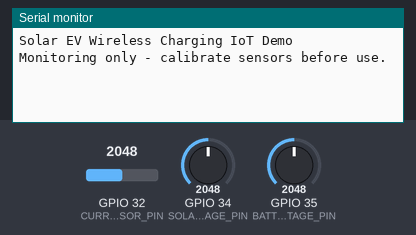
A sketch run on a simulated ESP32. Shown: the last lines printed to the serial monitor. The inputs (shaded band) are chosen by the test bench; at power-on: GPIO 32 (CURRENT_SENSOR_PIN) = 2048, GPIO 34 (SOLAR_VOLTAGE_PIN) = 2048, GPIO 35 (BATTERY_VOLTAGE_PIN) = 2048 (analog values on the 0–4095 scale).

Above: at 1.7 s.
1.8 s: GPIO 32 (CURRENT_SENSOR_PIN) set to 2866
At 3.0 s:
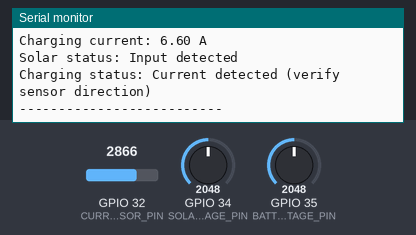
4.7 s: GPIO 34 (SOLAR_VOLTAGE_PIN) set to 0
At 7.2 s:
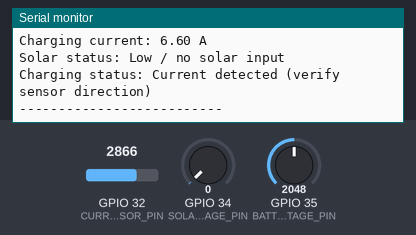
9.5 s: GPIO 32 (CURRENT_SENSOR_PIN) set to 2047
At 11.5 s:
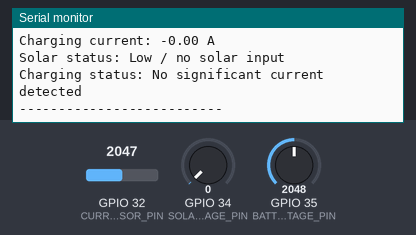
13.5 s: GPIO 35 (BATTERY_VOLTAGE_PIN) set to 2866
16.4 s: GPIO 34 (SOLAR_VOLTAGE_PIN) set to 491
At 18.8 s:
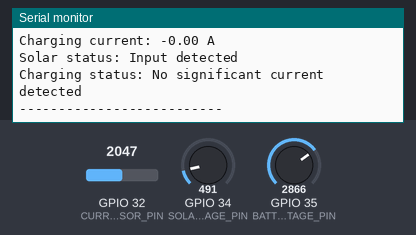
19.3 s: GPIO 35 (BATTERY_VOLTAGE_PIN) set to 3603
Timing chart, 0 to 22.3 s (numbered marks = the images above; inputs shaded):
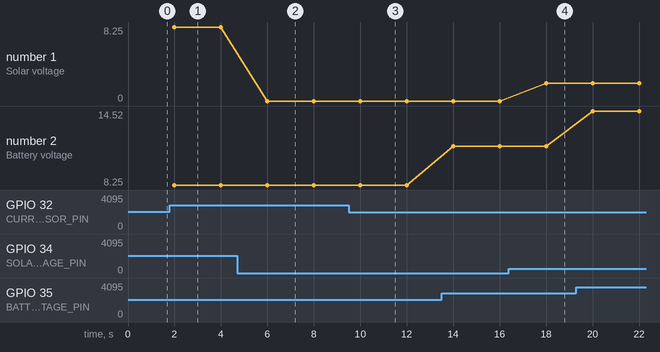

Measured:
- after the input at 1.8 s, the serial monitor: prints a new line after 0.20 s (image 1)
- after the input at 4.7 s, the serial monitor: prints a new line after 1.3 s (image 2)
- after the input at 9.5 s, the serial monitor: prints a new line after 0.50 s (image 3)
- after the input at 16.4 s, the serial monitor: prints a new line after 1.6 s (image 4)
- plotted number 1: 8.25 → 0 after the input at 4.7 s, 0 → 1.98 after the input at 16.4 s
- plotted number 2: 8.25 → 11.55 after the input at 13.5 s, 11.55 → 14.52 after the input at 19.3 s

The sketch:

Solar_EV_Charging_IoT.ino
```cpp
/*
  Solar Power Wireless Charging Station for EV with IoT
  ESP32 demo firmware: monitors solar/battery voltage and charging current,
  then publishes readings to Serial Monitor.

  IMPORTANT:
  - This is a monitoring/demo sketch, not an EV battery charger controller.
  - Use only a low-voltage, protected prototype and compatible sensors.
  - Do not connect this directly to a full-size EV battery or mains voltage.
  - Calibrate voltage/current sensor scale factors before use.
*/

#include <Arduino.h>

// Example analog input pins on ESP32. Adjust for your board and wiring.
const int SOLAR_VOLTAGE_PIN = 34;
const int BATTERY_VOLTAGE_PIN = 35;
const int CURRENT_SENSOR_PIN = 32;

// Set these calibration values for your actual sensor modules.
// Voltage divider/module scale factor: volts at input = ADC volts * factor.
const float SOLAR_VOLTAGE_FACTOR = 5.0;
const float BATTERY_VOLTAGE_FACTOR = 5.0;

// Example ACS712-style current sensor settings; calibrate for your module.
// These defaults are illustrative and must be adjusted before use.
const float ADC_REFERENCE_V = 3.3;
const float ADC_MAX_VALUE = 4095.0;
const float CURRENT_ZERO_V = 1.65;
const float CURRENT_SENSITIVITY_V_PER_A = 0.100; // e.g. 20A module; verify yours

unsigned long lastSample = 0;
const unsigned long SAMPLE_INTERVAL_MS = 2000;

float readAdcVoltage(int pin) {
  int raw = analogRead(pin);
  return (raw / ADC_MAX_VALUE) * ADC_REFERENCE_V;
}

float readSolarVoltage() {
  return readAdcVoltage(SOLAR_VOLTAGE_PIN) * SOLAR_VOLTAGE_FACTOR;
}

float readBatteryVoltage() {
  return readAdcVoltage(BATTERY_VOLTAGE_PIN) * BATTERY_VOLTAGE_FACTOR;
}

float readCurrentAmps() {
  float sensorVoltage = readAdcVoltage(CURRENT_SENSOR_PIN);
  return (sensorVoltage - CURRENT_ZERO_V) / CURRENT_SENSITIVITY_V_PER_A;
}

void setup() {
  Serial.begin(115200);
  analogReadResolution(12);
  delay(500);
  Serial.println();
  Serial.println("Solar EV Wireless Charging IoT Demo");
  Serial.println("Monitoring only - calibrate sensors before use.");
}

void loop() {
  if (millis() - lastSample >= SAMPLE_INTERVAL_MS) {
    lastSample = millis();

    float solarV = readSolarVoltage();
    float batteryV = readBatteryVoltage();
    float currentA = readCurrentAmps();

    Serial.println("---- Live System Data ----");
    Serial.printf("Solar voltage: %.2f V\n", solarV);
    Serial.printf("Battery voltage: %.2f V\n", batteryV);
    Serial.printf("Charging current: %.2f A\n", currentA);

    if (solarV < 1.0) {
      Serial.println("Solar status: Low / no solar input");
    } else {
      Serial.println("Solar status: Input detected");
    }

    if (currentA > 0.10) {
      Serial.println("Charging status: Current detected (verify sensor direction)");
    } else {
      Serial.println("Charging status: No significant current detected");
    }

    Serial.println("--------------------------");
  }
}
```
